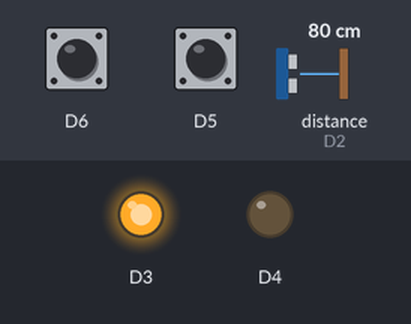
The sketch below on a simulated ESP8266 (NodeMCU). Parts: output pins drawn as LEDs (lit = HIGH). The test bench sets the inputs (shaded band); at power-on: D5 HIGH, D6 HIGH, distance to the obstacle (sensor on D2) 80 cm. What the sketch prints to the serial monitor is not drawn.

Above: at 1.2 s.
1.3 s: D5 pulled LOW for 0.15 s
At 2.5 s:
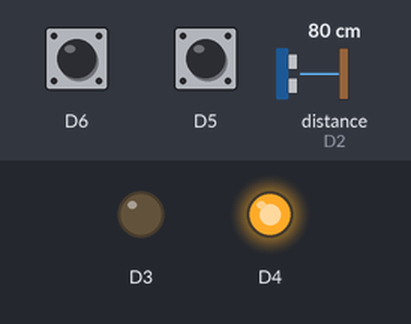
2.9 s: D5 pulled LOW for 1 s
At 3.9 s:
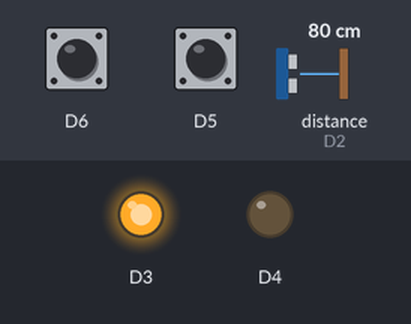
5.4 s: D5 pulled LOW for 3.2 s
At 5.8 s:
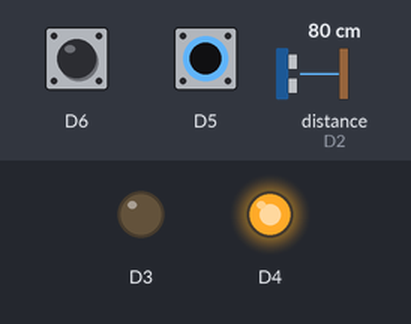
Timing chart, 0 to 8.4 s (numbered marks = the images above; inputs shaded):
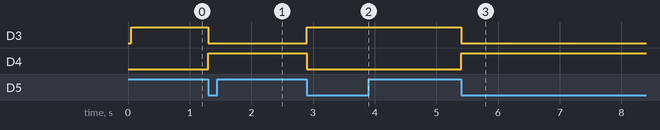

Measured:
- after the input at 1.3 s, D3: HIGH → LOW at once; D4: LOW → HIGH at once
- after the input at 2.9 s, D3: LOW → HIGH at once; D4: HIGH → LOW at once
- after the input at 5.4 s, D3: HIGH → LOW at once; D4: LOW → HIGH at once

The sketch:

A1.ino
```cpp
#include <ESP8266WiFi.h>
#include <WiFiUDP.h>
char*       ssid = "FILM69";              // SERVER WIFI NAME
char*       password = "00000000";          // SERVER PASSWORD
#define     MAXSC     6           // MAXIMUM NUMBER OF CLIENTS
IPAddress APlocal_IP(192, 168, 4, 1);
IPAddress APgateway(192, 168, 4, 1);
IPAddress APsubnet(255, 255, 255, 0);
unsigned int UDPPort = 2390;      // local port to listen on
WiFiUDP Udp;
char packetBuffer[255]; //buffer to hold incoming packet
char result[10];
int setdatain = 0;
#include <Ultrasonic.h>
Ultrasonic ultrasonic(D1, D2);
int set = 3;
String data[] = {"", "", ""};
#include "DHT.h"

#define DHTPIN D8     // Digital pin connected to the DHT sensor
//#define DHTTYPE DHT11   // DHT 11
#define DHTTYPE DHT22   // DHT 22  (AM2302), AM2321
DHT dht(DHTPIN, DHTTYPE);
float h;
float t;
float f;
String BT2;
int A2;
int BT1 = 0;
int A1 = 0;
const int pingPin = D1;
int inPin = D2;
int cm;
int len;
int packetSize;
String N;
String DATAOUT;

void setup() {
  Serial.begin(115200);
  pinMode(D6, INPUT_PULLUP);
  pinMode(D5, INPUT_PULLUP);
  pinMode(D4, OUTPUT);
  pinMode(D3, OUTPUT);

  dht.begin();
  SetWifi("DataTransfer", "");
}

void loop() {
  HandleClients();
}

void HandleClients() {
  unsigned long tNow;
  packetSize = Udp.parsePacket();

  cm =  ultrasonic.read();


  if (digitalRead(D5) == LOW) {
    A1++;
    if (A1 >= 2) {
      A1 = 2;
    }
    if (A1 == 1) {
      if (BT1 >= 1 ) {
        BT1 = -1;
      }
      BT1++;
    }
  } else {
    A1 = 0;
  }
  if (BT1 == 1) {
    digitalWrite(D3, LOW);
    digitalWrite(D4, HIGH);
  } else {
    digitalWrite(D3, HIGH);
    digitalWrite(D4, LOW);
  }

  if (digitalRead(D6) == LOW) {
    BT2 = "O";
  } else {
    BT2 = "F";
  }


  if (packetSize) {
    len = Udp.read(packetBuffer, 255);
    if (len > 0) {
      packetBuffer[len] = 0;
    }
    for (int i = 0; i <= len; i++) {
      if (packetBuffer[i] == '\n') {
        setdatain++;
        if (setdatain == set) {
          setdatain = 0;
        }
      }
      else {
        data[0, setdatain] += packetBuffer[i];
      }
    }

    //Serial.print(cm);
    //Serial.print("cm # ");
    Serial.print(data[0, 0]);
    Serial.print(" # ");
    Serial.print(data[0, 1]);
    Serial.print(" # ");
    Serial.println(data[0, 2]);
    data[0, 0] = ""; data[0, 1] = ""; data[0, 2] = "";

    //h = dht.readHumidity();
    //t = dht.readTemperature();
    //f = 3535;


    N = "\n";
    DATAOUT = "S" + N + BT1 + N + BT2 + N + String(cm) + N;
    Udp.beginPacket(Udp.remoteIP(), Udp.remotePort());
    Udp.print(DATAOUT);
    Udp.endPacket();
  }
}

void SetWifi(char* Name, char* Password) {
  WiFi.disconnect();
  WiFi.mode(WIFI_AP_STA);
  Serial.println("WIFI Mode : AccessPoint Station");
  ssid      = Name;
  password  = Password;
  WiFi.softAPConfig(APlocal_IP, APgateway, APsubnet);
  WiFi.softAP(ssid, password, 1 , 0, MAXSC);
  Serial.println("WIFI < " + String(ssid) + " > ... Started");
  delay(50);
  IPAddress IP = WiFi.softAPIP();
  Serial.print("AccessPoint IP : ");
  Serial.println(IP);
  Udp.begin(UDPPort);
  Serial.println("Server Started");
}
```
